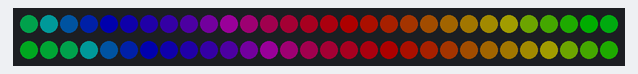
A sketch run on a simulated Arduino Uno, built with avr-gcc and run on an emulated ATmega328P. On the bench: 60 RGB LEDs in strip order, left to right, continuing on the next row. Dim RGB values are drawn brighter than linear.

Above: at 0.15 s.
At 7.83 s:
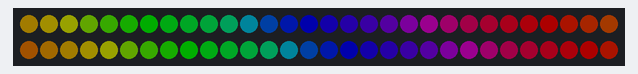
At 11.55 s:
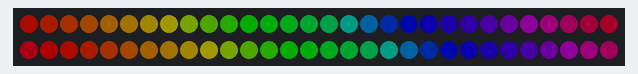
At 16.37 s:
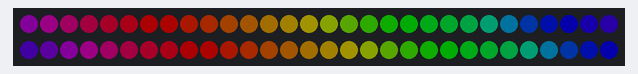
At 28.05 s:
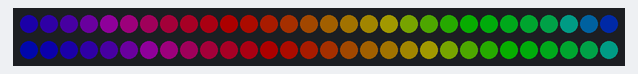
At 39.41 s:
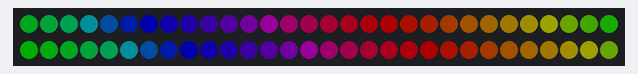

The sketch:

Rainbowled.ino
```cpp
#include <FastLED.h>

#define NUM_LEDS  60

#define LED_PIN   2

CRGB leds[NUM_LEDS];

void setup() {

  FastLED.addLeds<WS2812B, LED_PIN, GRB>(leds, NUM_LEDS);
  FastLED.setBrightness(50);

  Serial.begin(57600);

  FastLED.clear(true);
}

void loop () {

    uint16_t beatA = beatsin16(30, 0, 255);
    uint16_t beatB = beatsin16(20, 0, 255);
    fill_rainbow(leds, NUM_LEDS, (beatA+beatB)/2, 8);

    FastLED.show();
}
```
